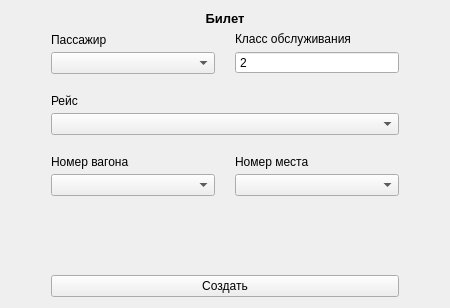
<?xml version="1.0" encoding="UTF-8"?>
<ui version="4.0">
 <class>AddTicketModal</class>
 <widget class="QWidget" name="AddTicketModal">
  <property name="geometry">
   <rect>
    <x>0</x>
    <y>0</y>
    <width>450</width>
    <height>308</height>
   </rect>
  </property>
  <property name="minimumSize">
   <size>
    <width>450</width>
    <height>300</height>
   </size>
  </property>
  <property name="maximumSize">
   <size>
    <width>450</width>
    <height>308</height>
   </size>
  </property>
  <property name="windowTitle">
   <string>Form</string>
  </property>
  <layout class="QVBoxLayout" name="verticalLayout_2">
   <item>
    <widget class="QLabel" name="label">
     <property name="styleSheet">
      <string notr="true">font-weight: 600; font-size: 10pt; color: black;</string>
     </property>
     <property name="text">
      <string>Билет</string>
     </property>
     <property name="alignment">
      <set>Qt::AlignCenter</set>
     </property>
    </widget>
   </item>
   <item>
    <layout class="QVBoxLayout" name="verticalLayout">
     <item>
      <layout class="QHBoxLayout" name="horizontalLayout" stretch="0,2,0">
       <item>
        <spacer name="horizontalSpacer">
         <property name="orientation">
          <enum>Qt::Horizontal</enum>
         </property>
         <property name="sizeHint" stdset="0">
          <size>
           <width>40</width>
           <height>20</height>
          </size>
         </property>
        </spacer>
       </item>
       <item>
        <layout class="QVBoxLayout" name="formLayout">
         <property name="spacing">
          <number>20</number>
         </property>
         <item>
          <layout class="QGridLayout" name="gridLayout" columnstretch="1,1">
           <property name="sizeConstraint">
            <enum>QLayout::SetMinimumSize</enum>
           </property>
           <item row="0" column="0">
            <layout class="QVBoxLayout" name="inputGroup_9">
             <property name="spacing">
              <number>5</number>
             </property>
             <item>
              <widget class="QLabel" name="passengerLabel">
               <property name="text">
                <string>Пассажир</string>
               </property>
              </widget>
             </item>
             <item>
              <widget class="QComboBox" name="passengerComboBox"/>
             </item>
            </layout>
           </item>
           <item row="3" column="1">
            <layout class="QVBoxLayout" name="inputGroup_10">
             <property name="spacing">
              <number>5</number>
             </property>
             <item>
              <widget class="QLabel" name="seatNoLabel">
               <property name="text">
                <string>Номер места</string>
               </property>
              </widget>
             </item>
             <item>
              <widget class="QComboBox" name="seatNoComboBox"/>
             </item>
            </layout>
           </item>
           <item row="3" column="0">
            <layout class="QVBoxLayout" name="inputGroup_11">
             <property name="spacing">
              <number>5</number>
             </property>
             <item>
              <widget class="QLabel" name="railcarNoLabel">
               <property name="text">
                <string>Номер вагона</string>
               </property>
              </widget>
             </item>
             <item>
              <widget class="QComboBox" name="railCarNoComboBox"/>
             </item>
            </layout>
           </item>
           <item row="0" column="1">
            <layout class="QVBoxLayout" name="inputGroup_12">
             <property name="spacing">
              <number>5</number>
             </property>
             <item>
              <widget class="QLabel" name="railcarClassLabel">
               <property name="text">
                <string>Класс обслуживания</string>
               </property>
              </widget>
             </item>
             <item>
              <widget class="QSpinBox" name="railcarClassInput">
               <property name="buttonSymbols">
                <enum>QAbstractSpinBox::NoButtons</enum>
               </property>
               <property name="minimum">
                <number>1</number>
               </property>
               <property name="maximum">
                <number>2</number>
               </property>
               <property name="value">
                <number>2</number>
               </property>
              </widget>
             </item>
            </layout>
           </item>
           <item row="1" column="0" colspan="2">
            <layout class="QVBoxLayout" name="inputGroup_7">
             <property name="spacing">
              <number>5</number>
             </property>
             <item>
              <widget class="QLabel" name="scheduleLabel">
               <property name="text">
                <string>Рейс</string>
               </property>
              </widget>
             </item>
             <item>
              <widget class="QComboBox" name="scheduleComboBox"/>
             </item>
            </layout>
           </item>
          </layout>
         </item>
         <item>
          <spacer name="verticalSpacer_2">
           <property name="orientation">
            <enum>Qt::Vertical</enum>
           </property>
           <property name="sizeHint" stdset="0">
            <size>
             <width>20</width>
             <height>40</height>
            </size>
           </property>
          </spacer>
         </item>
         <item>
          <widget class="QPushButton" name="addButton">
           <property name="cursor">
            <cursorShape>PointingHandCursor</cursorShape>
           </property>
           <property name="text">
            <string>Создать</string>
           </property>
          </widget>
         </item>
        </layout>
       </item>
       <item>
        <spacer name="horizontalSpacer_2">
         <property name="orientation">
          <enum>Qt::Horizontal</enum>
         </property>
         <property name="sizeHint" stdset="0">
          <size>
           <width>40</width>
           <height>20</height>
          </size>
         </property>
        </spacer>
       </item>
      </layout>
     </item>
    </layout>
   </item>
  </layout>
 </widget>
 <resources/>
 <connections/>
</ui>
